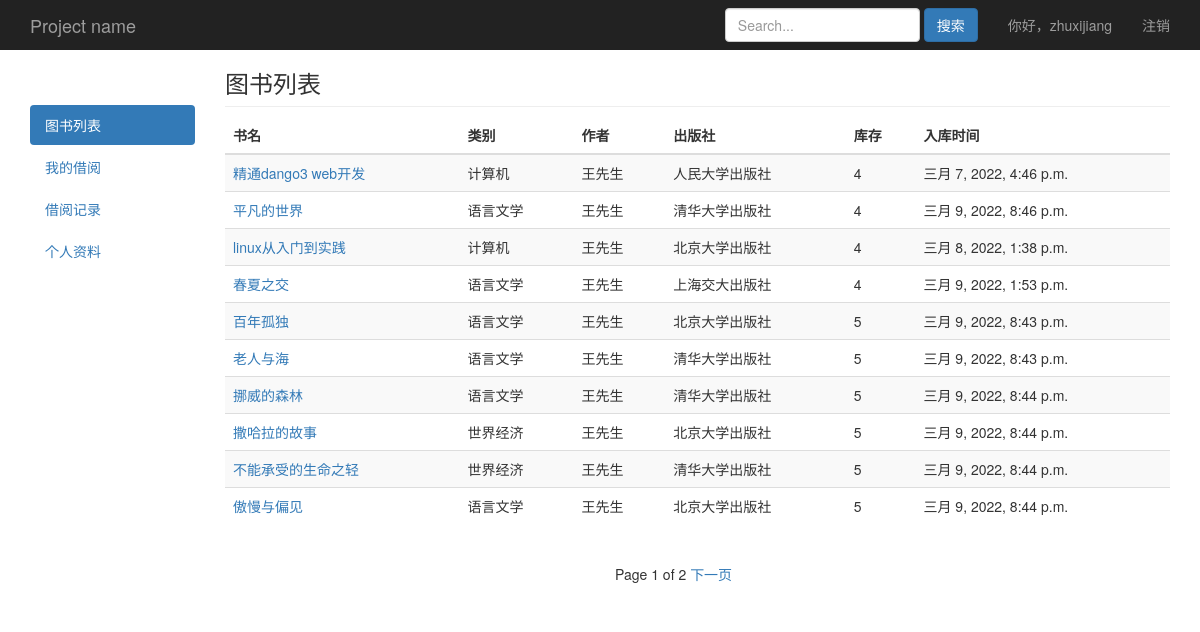
The page /book/list/ (signed in) on the database as committed earlier.
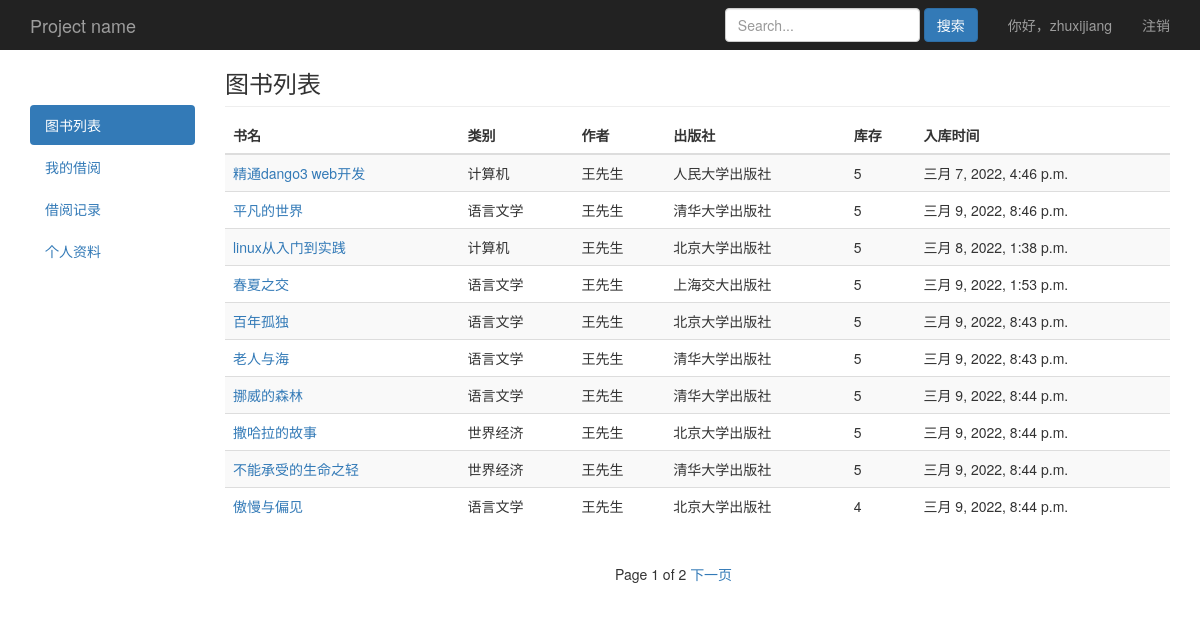
The same page on the database as committed later.
### book/models.py (models this page shows, shortened)
class Book(models.Model):
    name = models.CharField(max_length=30,blank=False,verbose_name='书名')
    category = models.ForeignKey(Category,on_delete=models.CASCADE,default='',blank=False,related_name='books_category',verbose_name='类别')
    author = models.CharField(max_length=30,null=True,blank=False,verbose_name='作者')
    publisher = models.CharField(max_length=30,null=True,blank=False,verbose_name='出版社')
    count = models.IntegerField(default=1,verbose_name='库存')
    img = models.ImageField(upload_to='book_img/%Y/%m/%d/',blank=True,null=True,default='book_img/default.jpg',verbose_name='书籍图片')
    content = models.TextField(null=True,blank=True,verbose_name='内容简介')
    create_time = models.DateTimeField(auto_now_add=True,verbose_name='入库时间')
    class Meta:
        verbose_name_plural = '图书列表'

class Category(models.Model):
    name = models.CharField(max_length=20,blank=True,verbose_name='图书类别')
    class Meta:
        verbose_name_plural = '图书类别'
    def __str__(self):
        return self.name

### book/views.py (the view)
# urls.py: path('book/list/',views.list,name='book_list'),
@login_required
def list(request):
	obj_book = Book.objects.all()
	paginator = Paginator(obj_book,10)
	page = request.GET.get('page')
	try:
		obj_book = paginator.page(page)
	except PageNotAnInteger:
		obj_book = paginator.page(1)
	except EmptyPage:
		obj_book = paginator.page(paginator.num_pages)
	return render(request,'book/list.html',locals())

### book/models.py (called while the page is built)
    def __str__(self):
        return self.username

### book/templates/book/list.html (shortened to what this page needs)
{% extends "book/base.html" %}
{% block nav %}
<ul class="nav nav-pills nav-stacked">
  <li class="active"><a href="/">图书列表<span class="sr-only">(current)</span></a></li>
  <li><a href="/book/myborrow/">我的借阅</a></li>
  <li><a href="/book/record/">借阅记录</a></li>
  <li><a href="/book/usercenter/">个人资料</a></li>
</ul>
{% endblock %}
{% block content %}
<h3 class="sub-header">图书列表</h3>
<div class="table-responsive">
  <table class="table table-striped">
    <thead>
      <tr>
        <th>书名</th>
        <th>类别</th>
        <th>作者</th>
        <th>出版社</th>
        <th>库存</th>
        <th>入库时间</th>
      </tr>
    </thead>
    <tbody>
      {% for field in obj_book %}
      <tr>
        <td><a href="/book/{{field.id}}/detail/">{{field.name}}</a></td>
        <td>{{field.category}}</td>
        <td>{{field.author}}</td>
        <td>{{field.publisher}}</td>
        {% if field.count == 0 %}
        <td style="color:red">{{field.count}}</td>
        {% else %}
        <td>{{field.count}}</td>
        {% endif %}
        <td>{{field.create_time}}</td>
      </tr>
      {% endfor %}
    </tbody>
  </table>
</div>
{% endblock %}
{% block page %}
<div class="pagination">
  <span class="step-links">
    {% if obj_book.paginator.num_pages > 1 %}
    <span class="current">
      Page {{ obj_book.number }} of {{ obj_book.paginator.num_pages }}
    </span>
    {% endif %}
    {% if obj_book.has_next %}
    <a href="?page={{ obj_book.next_page_number }}">下一页</a>
    {% endif %}
  </span>
</div>
{% endblock %}

Rows that differ between the two databases and show on the page:
changed Book "精通dango3 web开发": count "4" → "5"
changed Book "平凡的世界": count "4" → "5"
changed Book "linux从入门到实践": count "4" → "5"
changed Book "春夏之交": count "4" → "5"
changed Book "傲慢与偏见": count "5" → "4"
